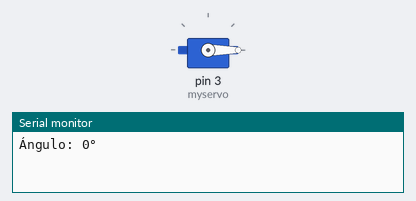
The sketch below on a simulated Arduino Uno, built with avr-gcc and run on an emulated ATmega328P. On the bench: servo, the last lines printed to the serial monitor.

Above: at 0.05 s.
At 4.05 s:
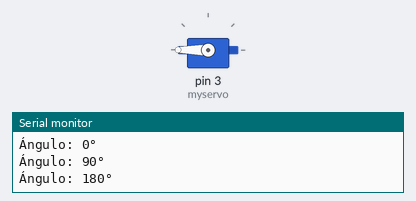
At 8.0 s:
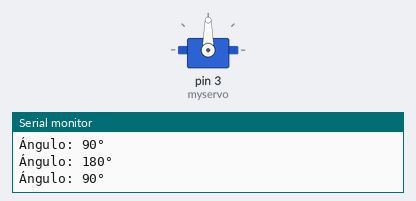
Timing chart, 0 to 10.4 s (numbered marks = the images above):
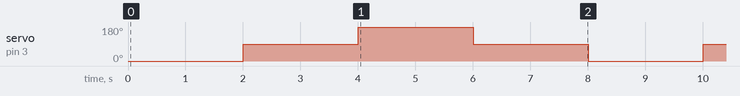

The sketch:

SG90.ino
```cpp
#include <Servo.h>

Servo myservo;  //creamos un objeto servo

void setup(){
  myservo.attach(3);  // asignamos el pin 3 al servo.
  Serial.begin(9600); // iniciamos el puerto serial
}

void loop(){
  myservo.write(0);
  Serial.println("Ángulo: 0°");
  delay(2000);

  myservo.write(90);
  Serial.println("Ángulo: 90°");
  delay(2000);

  myservo.write(180);
  Serial.println("Ángulo: 180°");
  delay(2000);

  myservo.write(90);
  Serial.println("Ángulo: 90°");
  delay(2000);
} 
```

Measured:
- by itself, servo on pin 3 (myservo): repeats every 8.0 s: 180° 2.0 s, 90° 2.0 s, 0° 2.0 s, 90° 2.0 s
